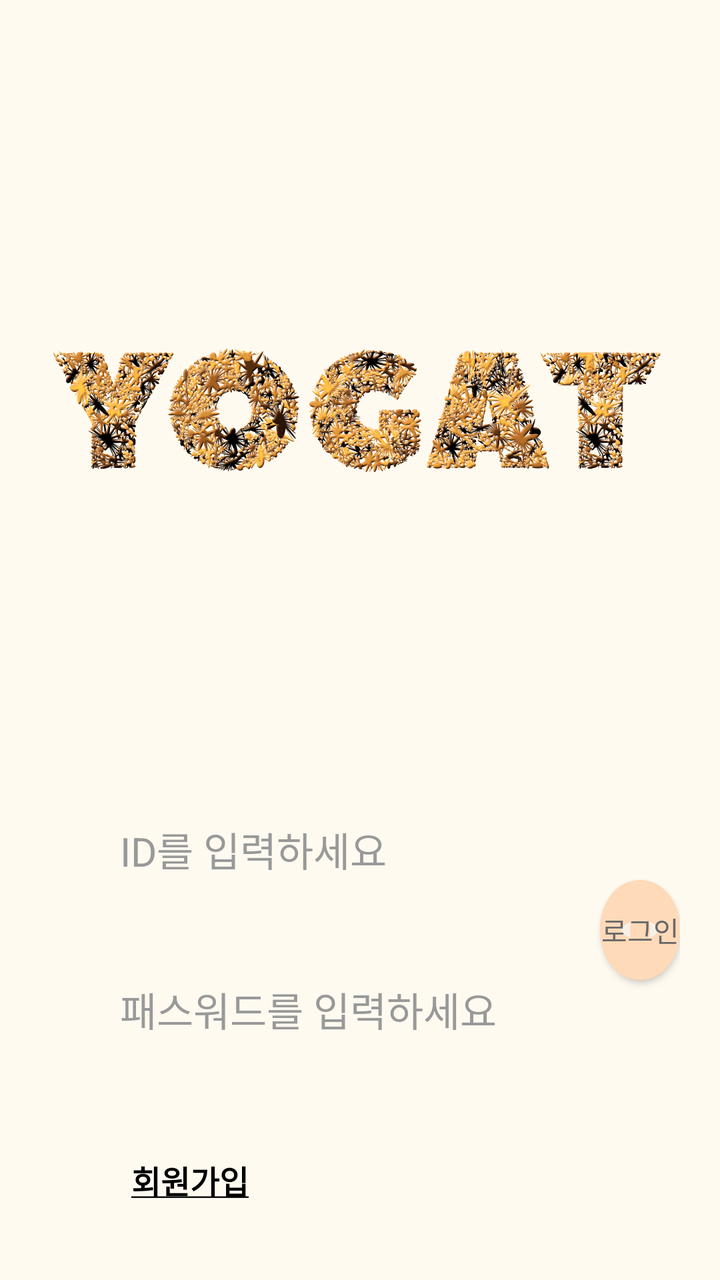
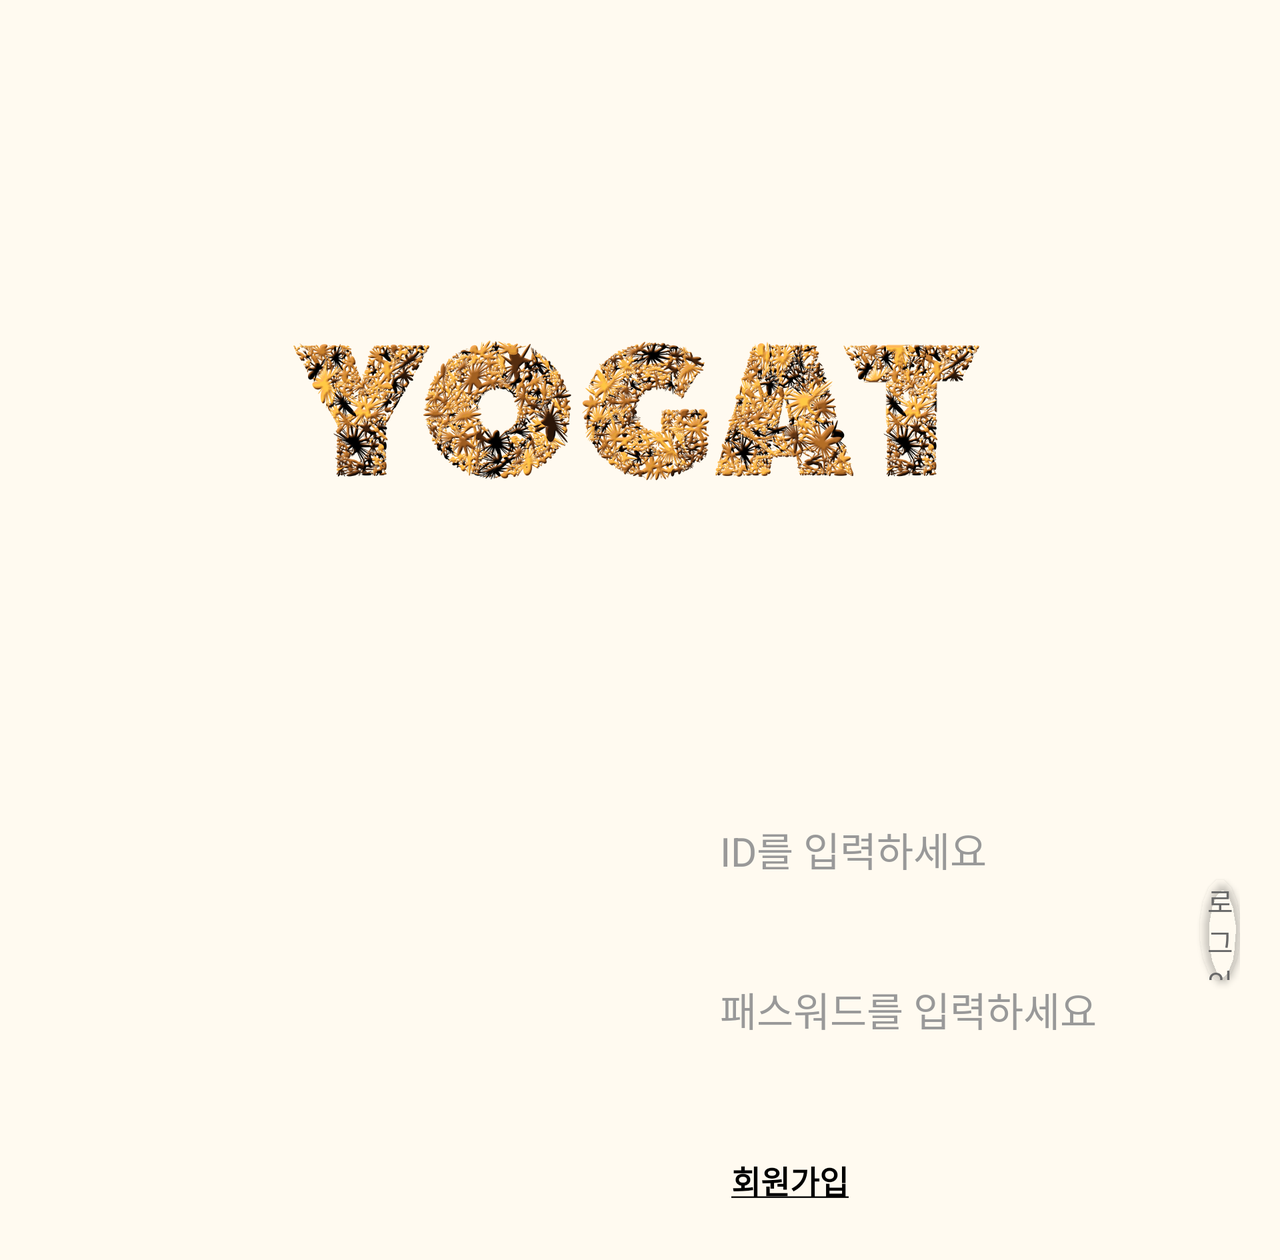

One screen, two layout resources from the same app: the default and the repository's alternative for another configuration. Each is rendered where Android would select it; the XML of both is given below.
<!-- AndroidManifest.xml: application theme Theme.ExpandableListView -->
<!-- res/layout/activity_login.xml -->
<RelativeLayout xmlns:android="http://schemas.android.com/apk/res/android"
    android:layout_width="match_parent"
    android:layout_height="match_parent"
    android:orientation="vertical"
    android:background="@color/floralwhite"
    android:paddingLeft="20dp"
    android:paddingRight="20dp">

    <ImageView
        android:layout_width="350dp"
        android:layout_height="350dp"
        android:layout_centerHorizontal="true"
        android:layout_marginLeft="10dp"
        android:layout_marginTop="30dp"
        android:src="@drawable/kakaotalk_yogat_yellow" />

    <EditText
        android:id="@+id/et_email"
        android:layout_width="250dp"
        android:layout_height="wrap_content"
        android:layout_marginLeft="30dp"
        android:layout_marginTop="400dp"
        android:layout_marginBottom="10dp"
        android:background="@color/input_register_bg"
        android:hint="@string/hint_id"
        android:inputType="textCapWords"
        android:padding="10dp"
        android:textColor="@color/input_register"
        android:textColorHint="@color/input_register_hint"
        android:textSize="20dp" />

    <TextView
        android:id="@+id/emailCheck"
        android:layout_width="250dp"
        android:layout_height="wrap_content"
        android:layout_marginLeft="30dp"
        android:fontFamily="@font/cafe24oneprettynight"
        android:textStyle="bold"
        android:textSize="18sp"
        android:layout_marginTop="440dp"/>

    <EditText
        android:id="@+id/et_pass"
        android:layout_width="250dp"
        android:layout_height="wrap_content"
        android:layout_marginLeft="30dp"
        android:layout_marginBottom="10dp"
        android:layout_marginTop="480dp"
        android:background="@color/input_register_bg"
        android:hint="@string/hint_password"
        android:inputType="textPassword"
        android:padding="10dp"
        android:textSize="20sp"
        android:textColor="@color/input_register"
        android:textColorHint="@color/input_register_hint" />

    <TextView
        android:id="@+id/pwdCheck"
        android:layout_marginTop="520dp"
        android:layout_marginLeft="30dp"
        android:layout_width="250dp"
        android:layout_height="wrap_content"
        android:fontFamily="@font/cafe24oneprettynight"
        android:textSize="18sp"
        android:textStyle="bold"
        />
    <Button
        android:id="@+id/btn_login"
        android:layout_width="80dp"
        android:layout_height="50dp"
        android:layout_marginTop="440dp"
        android:layout_marginLeft="280dp"
        android:text="@string/btn_login"
        android:textColor="@color/dimgray"
        android:background="@drawable/button_bg_round2"
        android:fontFamily="@font/cafe24ssurround"/>


    <Button
        android:id="@+id/btn_register"
        android:layout_width="150dp"
        android:layout_height="80dp"
        android:layout_marginTop="550dp"
        android:fontFamily="@font/cafe24oneprettynight"
        android:textSize="16sp"
        android:textStyle="bold"
        android:background="#00ff0000"
        android:text="@string/underlined_dynamic_text"
        android:textColor="@color/black" />

</RelativeLayout>
<!-- resources referenced by this layout -->
<resources>
  <color name="black">#FF000000</color>
  <color name="dimgray">#696969</color>
  <color name="floralwhite">#fffaf0</color>
  <color name="input_register">#222222</color>
  <color name="input_register_bg">#fffaf0</color>
  <color name="input_register_hint">#999999</color>
  <!-- drawable button_bg_round2 (drawable) -->
  <?xml version="1.0" encoding="utf-8"?>
  <selector xmlns:android="http://schemas.android.com/apk/res/android">
      <item>
          <shape android:shape="oval">
              <stroke android:width="30dp"
                  android:color="#ffdab9"/>
              <solid android:color="#ffdab9"/>
              <size android:width="150dp" android:height="150dp"/>
          </shape>
      </item>
  </selector>
  <!-- drawable kakaotalk_yogat_yellow: png bitmap (drawable, 987723 bytes) -->
  <string name="btn_login">로그인</string>
  <string name="hint_id">ID를 입력하세요</string>
  <string name="hint_password">패스워드를 입력하세요</string>
  <string name="underlined_dynamic_text"><u>회원가입</u></string>
  <style name="Theme.ExpandableListView" parent="Theme.AppCompat.Light">
          
          <item name="colorPrimary">#ffdab9</item>
          <item name="colorPrimaryVariant">#ffa07a</item>
          <item name="colorPrimaryDark">#ffa500</item>
  
          
          
  
          
          <item name="android:statusBarColor" tools:targetApi="l">?attr/colorPrimaryVariant</item>
          
          <item name="windowActionBar">false</item>
          <item name="windowNoTitle">true</item>
      </style>
</resources>
<!-- res/layout-land/activity_login.xml (the repository's variant of the layout above) -->
<!-- drawn on the phone turned sideways -->
<ScrollView xmlns:android="http://schemas.android.com/apk/res/android"
    android:layout_width="match_parent"
    android:layout_height="match_parent"
    android:orientation="vertical"
    android:background="@color/floralwhite"
    android:paddingLeft="20dp"
    android:paddingRight="20dp">

    <RelativeLayout
        android:layout_width="match_parent"
        android:layout_height="match_parent">

        <ImageView
            android:layout_width="350dp"
            android:layout_height="350dp"
            android:layout_centerHorizontal="true"
            android:layout_marginLeft="10dp"
            android:layout_marginTop="30dp"
            android:src="@drawable/kakaotalk_yogat_yellow" />

        <RelativeLayout
            android:layout_width="wrap_content"
            android:layout_height="wrap_content"
            android:layout_marginLeft="300dp">

            <EditText
                android:id="@+id/et_email"
                android:layout_width="250dp"
                android:layout_height="wrap_content"
                android:layout_marginLeft="30dp"
                android:layout_marginTop="400dp"
                android:layout_marginBottom="10dp"
                android:background="@color/input_register_bg"
                android:hint="@string/hint_id"
                android:inputType="textCapWords"
                android:padding="10dp"
                android:textColor="@color/input_register"
                android:textColorHint="@color/input_register_hint"
                android:textSize="20dp" />

            <TextView
                android:id="@+id/emailCheck"
                android:layout_width="250dp"
                android:layout_height="wrap_content"
                android:layout_marginLeft="30dp"
                android:layout_marginTop="440dp"
                android:fontFamily="@font/cafe24oneprettynight"
                android:textSize="18sp"
                android:textStyle="bold" />

            <EditText
                android:id="@+id/et_pass"
                android:layout_width="250dp"
                android:layout_height="wrap_content"
                android:layout_marginLeft="30dp"
                android:layout_marginTop="480dp"
                android:layout_marginBottom="10dp"
                android:background="@color/input_register_bg"
                android:hint="@string/hint_password"
                android:inputType="textPassword"
                android:padding="10dp"
                android:textColor="@color/input_register"
                android:textColorHint="@color/input_register_hint"
                android:textSize="20sp" />

            <TextView
                android:id="@+id/pwdCheck"
                android:layout_width="250dp"
                android:layout_height="wrap_content"
                android:layout_marginLeft="30dp"
                android:layout_marginTop="520dp"
                android:fontFamily="@font/cafe24oneprettynight"
                android:textSize="18sp"
                android:textStyle="bold" />

            <Button
                android:id="@+id/btn_login"
                android:layout_width="80dp"
                android:layout_height="50dp"
                android:layout_marginLeft="280dp"
                android:layout_marginTop="440dp"
                android:background="@drawable/button_bg_round2"
                android:fontFamily="@font/cafe24ssurround"
                android:text="@string/btn_login"
                android:textColor="@color/dimgray" />


            <Button
                android:id="@+id/btn_register"
                android:layout_width="150dp"
                android:layout_height="80dp"
                android:layout_marginTop="550dp"
                android:background="#00ff0000"
                android:fontFamily="@font/cafe24oneprettynight"
                android:text="@string/underlined_dynamic_text"
                android:textColor="@color/black"
                android:textSize="16sp"
                android:textStyle="bold" />


        </RelativeLayout>



    </RelativeLayout>


</ScrollView>
